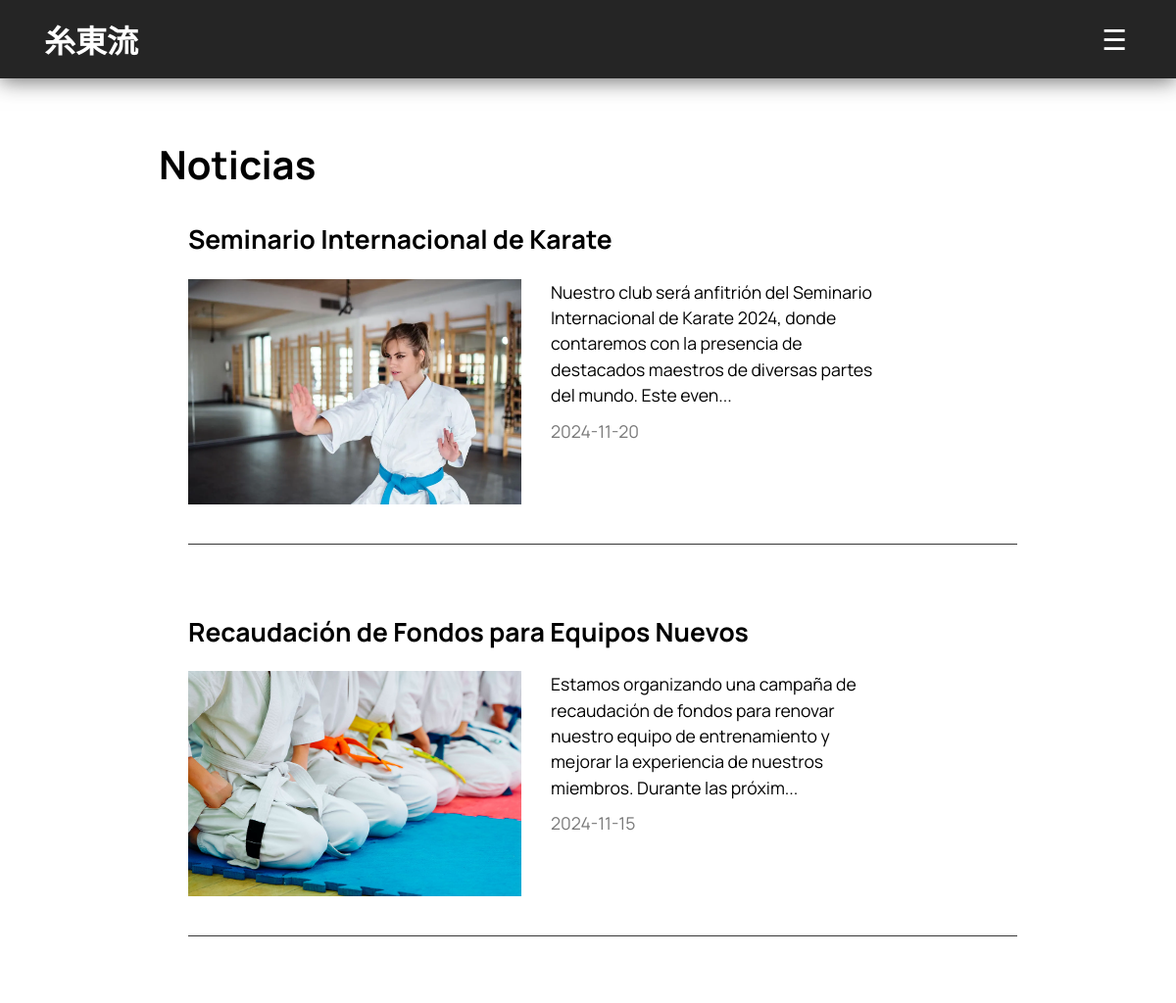
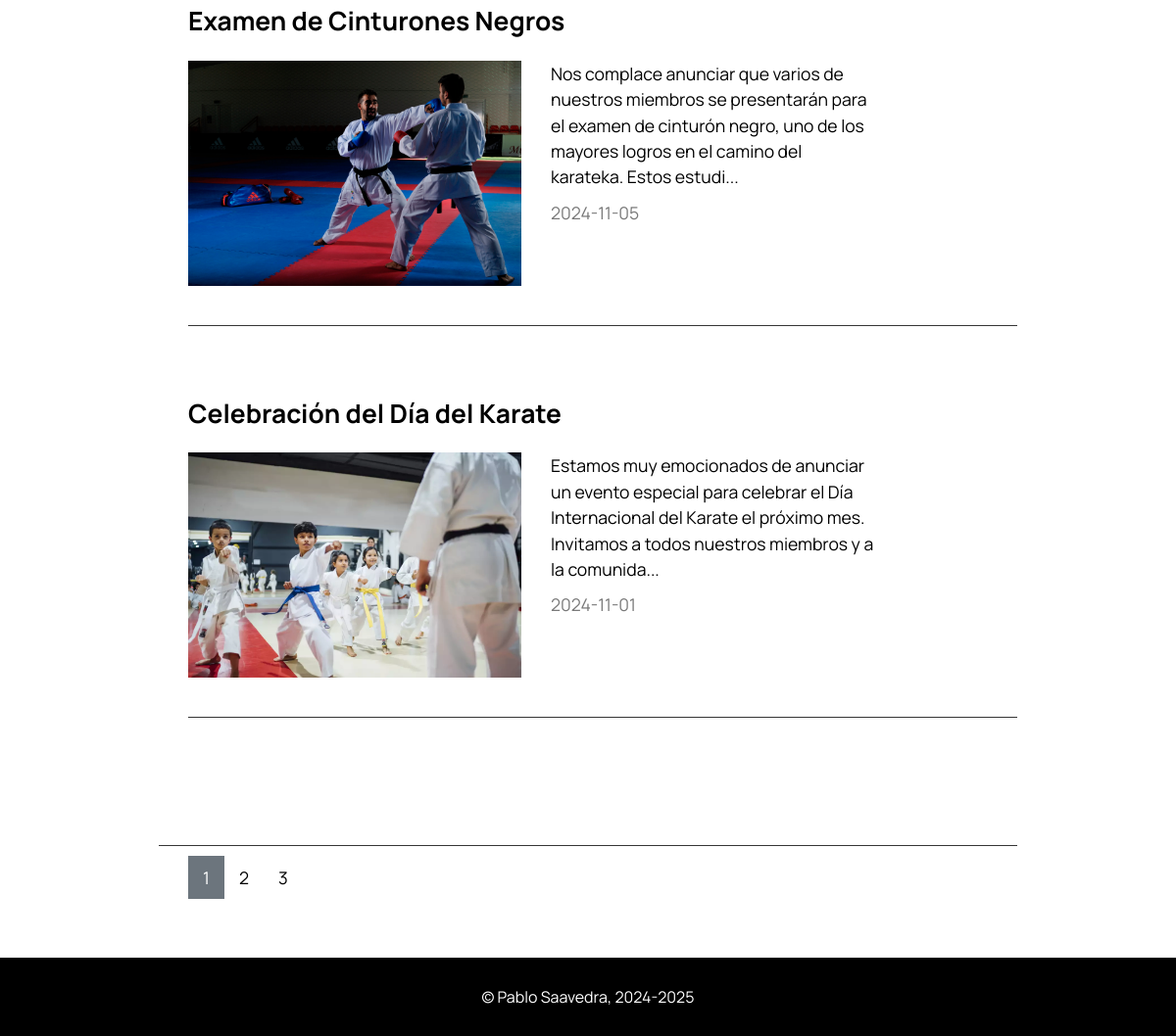
The page /paginas/noticias/noticias.php on the database its author committed (2 pictures, top to bottom).
### tables this page shows
CREATE TABLE noticia (
    id INTEGER NOT NULL PRIMARY KEY AUTO_INCREMENT,
    titulo VARCHAR(150) NOT NULL,
    contenido TEXT NOT NULL,
    imagen VARCHAR(255),
    fecha_publicacion DATE NOT NULL
);

### php/funciones.php (the view, shortened to what this page needs)
<?php
    function dibujarCabecera($ruta_i, $ruta_soc, $ruta_serv, $ruta_tes, $ruta_not, $ruta_cit, $ruta_prod, $ruta_dojo, $ruta_acc, $usuario, $sesion){
        $resultado='';
        $resultado.="
            <header>
                <h1><a href='$ruta_i'>糸東流</a></h1>
                    <nav>
                        <ul>
        ";
        if($sesion == ""){
            $resultado .= "
                <li><a href='$ruta_serv'>SERVICIOS</a></li>
                <li><a href='$ruta_tes'>TESTIMONIOS</a></li>
            ";
        }
        if($sesion != "") {
            if($sesion == "admin"){
                $resultado .= "
                    <li><a href='$ruta_prod/productos.php'>PRODUCTOS</a></li>
                    <li><a href='$ruta_soc/socios.php'>SOCIOS</a></li>
                    <li><a href='$ruta_acc/cerrar-sesion.php'>CERRAR SESIÓN DE ADMINISTRADOR</a></li>
                ";
            } else {
                $usuario = strtoupper($usuario);
                $resultado .= "
                    <li><a href='$ruta_prod/productos-cli.php'>PRODUCTOS</a></li>
                    <li><a href='$ruta_soc/perfil-socio.php'>PERFIL</a></li>
                    <li class ='close-session'><a href='$ruta_acc/cerrar-sesion.php'>CERRAR SESIÓN DE $usuario</a></li>
                ";
            }
        } else {
            $resultado .= "<li><a href='$ruta_acc/acceso.php'>ACCEDER</a></li>";
        }
        $resultado .= "
                    </ul>
                </nav>
            <button id='menu-btn' aria-label='Toggle menu'>&#9776;</button>
            </header>
        ";
        return $resultado;
    }
    function imprimirPaginado($conexion, $pagina){
        $resultado='<ul>';
        $total='';
        $sql='SELECT COUNT(id) AS total FROM noticia';
        $consulta=$conexion->prepare($sql);
        $consulta->execute();
        $consulta->bind_result($total);
        while($consulta->fetch()){
            $total=intval($total);
        }
        $num_paginas=round($total/4);
        for($i=1; $i<=$num_paginas; $i++){
            if($pagina == $i){
                $resultado.="<a href='noticias.php?pagina=$i'><li class='marcado'>$i</li></a>";
            }else{
                $resultado.="<a href='noticias.php?pagina=$i'><li>$i</li></a>";
            }
        }
        $resultado.='</ul>';
        return $resultado;
    }
    function imprimirNoticias($conexion, $pagina){
        $offset = ($pagina - 1) * 4;
        $sql="SELECT id,titulo,contenido,imagen,fecha_publicacion
        FROM noticia
        WHERE fecha_publicacion <= CURDATE()
        ORDER BY fecha_publicacion DESC, id DESC
        LIMIT 4 OFFSET $offset";
        $ruta_index=false;
        $resultado=generarListaNoticias($sql, $conexion, $ruta_index);
        return $resultado;
    }
    function generarListaNoticias($sql, $conexion, $ruta_index){
        $resultado='';
        $consulta=$conexion->prepare($sql);
        $consulta->execute();
        $consulta->bind_result($id, $titulo, $contenido, $ruta_imagen, $fecha);
        while($consulta->fetch()){
            $contenido=substr($contenido, 0, 170);
            $enlace="noticia-comp.php?id=$id";
            $resultado.="
            <a href='$enlace'>
                <article class='noticia' data-id='$id'>
                    <h2>$titulo</h2>
                    <div class='contenido-noticia'>
                        <div class='img-noticia'>
                            <img src='$ruta_imagen'>
                        </div>
                        <div class='side-text'>
                            <p>$contenido...</p>
                            <p>$fecha</p>
                        </div>
                    </div>
                </article>
            </a>";
        }
        return $resultado;
    }

### paginas/noticias/noticias.php (shortened to what this page needs)
<!DOCTYPE html>
<html lang="es">
<head>
    <link rel="stylesheet" href="../../css/style.css">
    <link rel="stylesheet" href="../../css/style_noticias.css">
</head>
<body>
    <main class='principal-testimonios'>
        <?php
            $tipo_sesion = isset($_SESSION["tipo"]) ? $_SESSION["tipo"] : "";
            require_once '../../php/funciones.php';
            require_once '../../php/config.php';
            $conexion=conectar($nombre_host, $nombre_usuario, $password_db, $nombre_db);
            $ruta_i="../../index.php";
            $ruta_soc="../socios";
            $ruta_serv="../servicios/servicios.php";
            $ruta_tes="../testimonios/testimonios.php";
            $ruta_not="#";
            $ruta_cit="../citas/citas.php";
            $ruta_prod = "../productos";
            $ruta_dojo = "../dojo/dojo.php";
            $ruta_acc = "../acceder";
            echo dibujarCabecera($ruta_i, $ruta_soc, $ruta_serv, $ruta_tes, $ruta_not, $ruta_cit, $ruta_prod, $ruta_dojo, $ruta_acc, $usuario, $tipo_sesion);
        ?>
        <section class='noticias'>
            <h1>Noticias</h1>
            <div class='contenido-noticias'>
                <?php
                    $pagina='';
                    if(isset($_GET["pagina"])){
                        $pagina=$_GET["pagina"];
                    }else{
                        $pagina=1;
                    }
                    echo imprimirNoticias($conexion, $pagina);
                ?>
            </div>
        </section>
        <section class='paginado'>
            <?php
                echo imprimirPaginado($conexion, $pagina);
            ?>
        </section>
    </main>
    <?php
        include '../../php/footer.php';
    ?>
</body>
</html>

### php/footer.php
<footer>
    <p>&copy; Pablo Saavedra, 2024-2025</p>
</footer>

### css/style.css (style rules this page uses)
* { margin: 0; padding: 0; box-sizing: border-box; font-family: Manrope; }
body { height: 100vh; display: flex; flex-direction: column; }
main.principal-index, main.principal-socios, main.principal-testimonios, main.principal-servicios, main.principal-noticias, main.principal-citas, main.principal-dojo, main.principal-productos, main.principal-acceder { flex: 1; display: flex; flex-direction: column; }
a:link, a:visited, a:hover, a:active { text-decoration: none; color: inherit; }
header { position: sticky; top: 0; z-index: 1; background-color: rgb(37, 37, 37); box-shadow: 0px 3px 20px rgb(37, 37, 37, 0.65); color: white; height: 80px; display: flex; justify-content: space-between; align-items: center; }
header>h1 { margin: 0px 40px 0px 45px; min-width: 100px; font-size: 2em; font-weight: 600; -webkit-user-drag: none; user-select: none; }
#menu-btn { display: none; background: none; border: none; font-size: 1.8em; color: white; cursor: pointer; margin-right: 50px; }
nav ul li, #menu-btn, header>h1 { transition: 0.2s ease; }
article.noticia { font-size: 1.1em; line-height: 1.5; padding-bottom: 20px; margin-bottom: 70px; border-bottom: 1px solid rgb(54, 54, 54); min-width: 400px; transition: 0.3s ease; }
article.noticia p:last-of-type { margin-top: 10px; color: rgb(121, 121, 121); }
div.img-noticia { min-width: 340px; height: 230px; margin: 20px 0; overflow: hidden; }
article.noticia img { width: 100%; height: 100%; object-fit: cover; display: block; }
div.contenido-noticia { display: flex; flex-direction: row; }
div.side-text { padding: 20px 17% 0px 30px; word-wrap: break-word; word-break: break-word; white-space: normal; }
footer { background-color: black; color: white; margin-top: auto; min-height: 80px; display: flex; justify-content: center; align-items: center; }
footer p { margin: 0; }
@media (width <= 1417px) { #menu-btn { display: inline-block; } }

### css/style_noticias.css (style rules this page uses)
section.noticias, section.paginado, section.noticia-comp { width: 73%; max-width: 1180px; align-self: center; padding: 60px 0px 60px 0px; }
section.noticias h1, section.noticia-comp h1 { font-size: 40px; margin-bottom: 30px; }
div.contenido-noticias { padding-left: 30px; }
section.paginado { padding-top: 0; }
section.paginado ul { display: flex; flex-direction: row; justify-content: flex-start; border-top: 1px solid rgb(54, 54, 54); padding: 10px 0 0 30px; margin: 0; }
section.paginado ul li { list-style-type: none; padding: 10px 15px 10px 15px; font-size: 1.1rem; transition: 0.2s ease; }
section.paginado ul li.marcado { background-color: #6c757d; color: white; }

### rows shown on the page
noticia: titulo "Seminario Internacional de Karate", imagen (picture), contenido "Nuestro club será anfitrión del Seminario Internacional de Karate 2024, donde contaremos con la presencia de destacados maestros de diversas partes del mundo. Este even", fecha_publicacion "2024-11-20"
noticia: titulo "Recaudación de Fondos para Equipos Nuevos", imagen (picture), contenido "Estamos organizando una campaña de recaudación de fondos para renovar nuestro equipo de entrenamiento y mejorar la experiencia de nuestros miembros. Durante las próxim", fecha_publicacion "2024-11-15"
noticia: titulo "Examen de Cinturones Negros", imagen (picture), contenido "Nos complace anunciar que varios de nuestros miembros se presentarán para el examen de cinturón negro, uno de los mayores logros en el camino del karateka. Estos estudi", fecha_publicacion "2024-11-05"
noticia: titulo "Celebración del Día del Karate", imagen (picture), contenido "Estamos muy emocionados de anunciar un evento especial para celebrar el Día Internacional del Karate el próximo mes. Invitamos a todos nuestros miembros y a la comunida", fecha_publicacion "2024-11-01"
